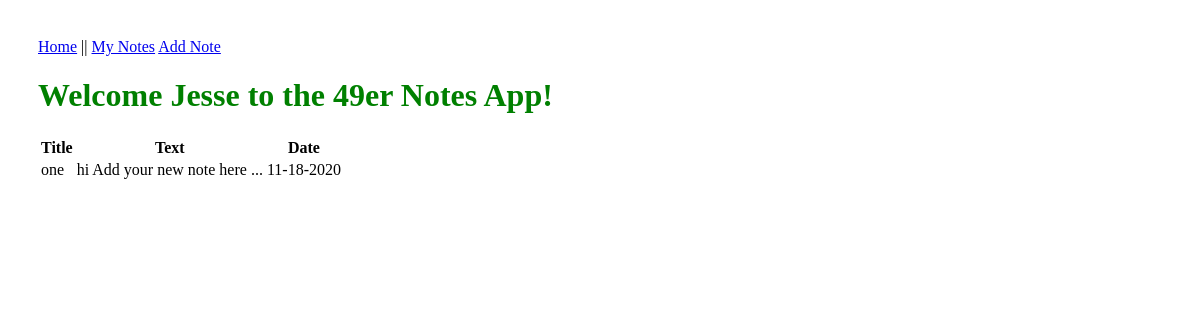
/notes/3, run on an earlier commit of the app's database.
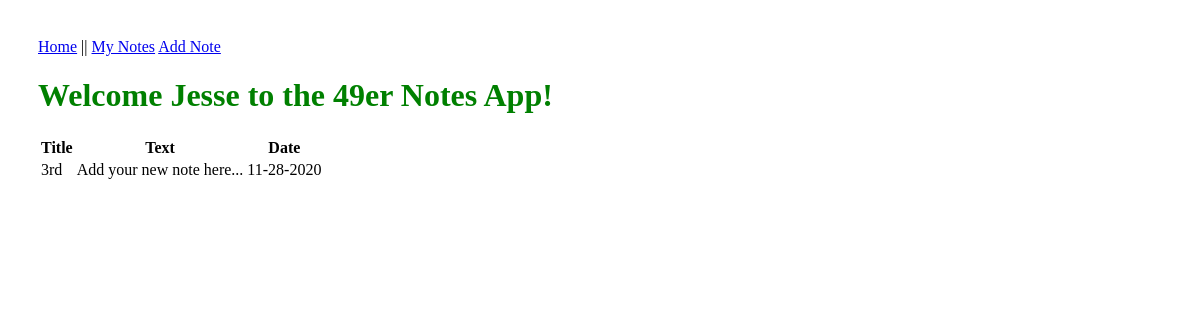
And on a later commit of the database.
### models.py (models this page shows, shortened)
class User(db.Model):
    id = db.Column("id", db.Integer, primary_key=True)
    name = db.Column("name", db.String(100))
    email = db.Column("email", db.String(100))

class Note(db.Model):
    id = db.Column("id", db.Integer, primary_key=True)
    title = db.Column("title", db.String(200))
    text = db.Column("text", db.String(100))
    date = db.Column("date", db.String(50))

### flask05.py (the view)
@app.route('/notes/<note_id>')
def get_note(note_id):
    a_user = db.session.query(User).filter_by(email='jespin12@uncc.edu').one()
    my_note = db.session.query(Note).filter_by(id=note_id).one_or_none()
    return render_template ("note.html", note=my_note, user=a_user)

### templates/note.html (shortened to what this page needs)
<!DOCTYPE html>
<html lang="en">
    <head>
        <link rel="stylesheet" href="{{ url_for('static', filename='main.css') }}">
    </head>
    <body>
        <nav>
            <a href="{{ url_for('index') }}"> Home</a> ||
            <a href="{{ url_for('get_notes') }}"> My Notes</a>
            <a href="{{ url_for('new_note') }}">Add Note</a>
        </nav>
        <h1>Welcome {{user.name}} to the 49er Notes App!</h1>
        <table>
            <tr>
                <th>Title</th>
                <th>Text</th>
                <th>Date</th>
            </tr>
            <tr>
                <td>{{ note.title }}</td>
                <td>{{ note.text }}</td>
                <td>{{ note.date }}</td>
            </tr>
        </table>
    </body>
</html>

### static/main.css (style rules this page uses)
body { padding: 30px 30px; }
h1 { color:green; }

What changed in the data, as far as the page shows it:
changed Note: title "one" → "3rd"; text "hi Add your new note here ..." → "Add your new note here..."; date "11-18-2020" → "11-28-2020"
